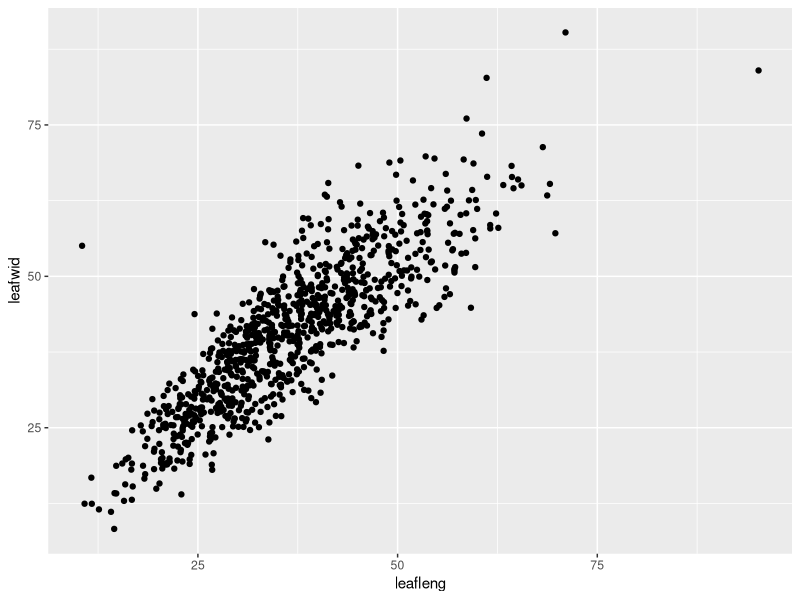

This figure's R source:
tomato <- read.csv("TomatoR2CSHL.csv", header = T)
tomato <- na.omit(tomato)
library(ggplot2)
qplot(leafleng, leafwid, data = tomato)
